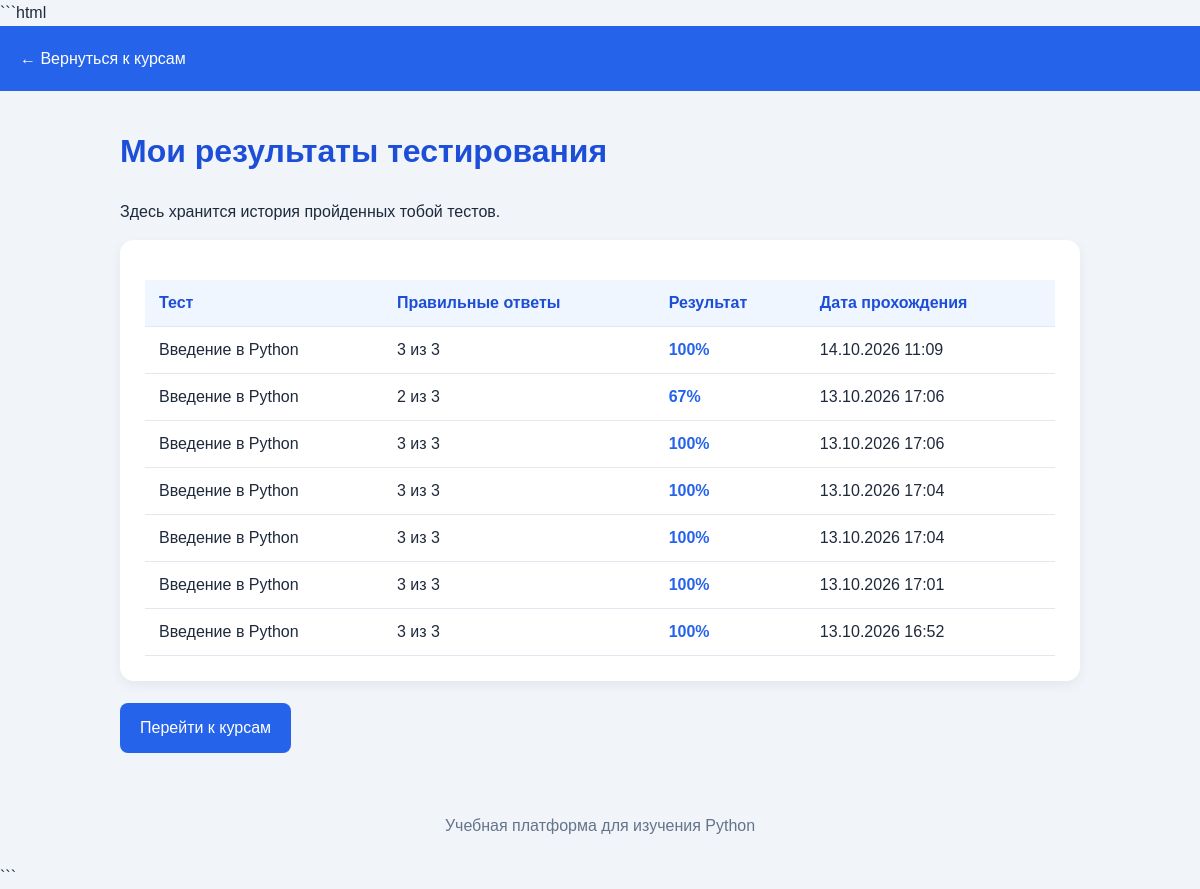
/users/my-results/ (signed in), run on the app's committed database.
### users/models.py (models this page shows, shortened)
class TestResult(models.Model):
    student = models.ForeignKey(
        User,
        on_delete=models.CASCADE,
        related_name="test_results",
        verbose_name="Студент"
    )
    test = models.ForeignKey(
        Test,
        on_delete=models.CASCADE,
        related_name="results",
        verbose_name="Тест"
    )
    score = models.PositiveIntegerField(
        default=0,
        verbose_name="Количество правильных ответов"
    )
    total_questions = models.PositiveIntegerField(
        default=0,
        verbose_name="Всего вопросов"
    )
    completed_at = models.DateTimeField(
        auto_now_add=True,
        verbose_name="Дата прохождения"
    )

class Test(models.Model):
    lesson = models.OneToOneField(
        Lesson,
        on_delete=models.CASCADE,
        related_name="test",
        verbose_name="Урок"
    )
    title = models.CharField(
        max_length=200,
        verbose_name="Название теста"
    )

### users/views.py (the view)
# urls.py: path("my-results/", my_results, name="my_results"),
def my_results(request):
    if not request.user.is_authenticated:
        return redirect("student_login")
    results = TestResult.objects.filter(
        student=request.user
    ).select_related("test").order_by("-completed_at")
    return render(
        request,
        "users/my_results.html",
        {
            "results": results,
        }
    )

### users/templates/users/my_results.html (shortened to what this page needs)
<!DOCTYPE html>
<html lang="ru">
<head>
</head>
<body>
    <header>
        <a href="{% url 'course_list' %}">
            ← Вернуться к курсам
        </a>
    </header>
    <main>
        <h1>Мои результаты тестирования</h1>
        <p>Здесь хранится история пройденных тобой тестов.</p>
        <section class="results-card">
            {% if results %}
                <table>
                    <thead>
                        <tr>
                            <th>Тест</th>
                            <th>Правильные ответы</th>
                            <th>Результат</th>
                            <th>Дата прохождения</th>
                        </tr>
                    </thead>
                    <tbody>
                        {% for result in results %}
                            <tr>
                                <td>{{ result.test.title }}</td>
                                <td>
                                    {{ result.score }} из {{ result.total_questions }}
                                </td>
                                <td class="percentage">
                                    {% if result.total_questions > 0 %}
                                        {% widthratio result.score result.total_questions 100 %}%
                                    {% else %}
                                        —
                                    {% endif %}
                                </td>
                                <td>
                                    {{ result.completed_at|date:"d.m.Y H:i" }}
                                </td>
                            </tr>
                        {% endfor %}
                    </tbody>
                </table>
            {% else %}
                <div class="empty-message">
                    Ты пока не проходил тесты. Пройди первый тест, и здесь появится твой результат!
                </div>
            {% endif %}
        </section>
        <a class="button" href="{% url 'course_list' %}">
            Перейти к курсам
        </a>
    </main>
    <footer>
        Учебная платформа для изучения Python
    </footer>
</body>
</html>

### users/templates/users/my_results.html (style rules this page uses)
* { box-sizing: border-box; }
body { margin: 0; font-family: Arial, sans-serif; background: #f1f5f9; color: #1e293b; line-height: 1.6; }
header { background: #2563eb; padding: 20px; }
header a { color: white; text-decoration: none; }
main { max-width: 1000px; margin: 35px auto; padding: 0 20px; }
h1 { color: #1d4ed8; }
.results-card { background: white; padding: 25px; border-radius: 14px; box-shadow: 0 4px 12px rgba(0, 0, 0, 0.06); overflow-x: auto; }
table { width: 100%; border-collapse: collapse; margin-top: 15px; }
th, td { padding: 14px; text-align: left; border-bottom: 1px solid #e2e8f0; }
th { background: #eff6ff; color: #1d4ed8; }
.percentage { font-weight: bold; color: #2563eb; }
.button { display: inline-block; background: #2563eb; color: white; padding: 12px 20px; border-radius: 8px; text-decoration: none; margin-top: 22px; }
footer { text-align: center; padding: 25px; color: #64748b; }

### data on the page
TestResult: test "Введение в Python", score "3", total_questions "3", score+total_questions "100", completed_at "14.10.2026 11:09"
TestResult: test "Введение в Python", score "2", total_questions "3", score+total_questions "67", completed_at "13.10.2026 17:06"
TestResult: test "Введение в Python", score "3", total_questions "3", score+total_questions "100", completed_at "13.10.2026 17:06"
TestResult: test "Введение в Python", score "3", total_questions "3", score+total_questions "100", completed_at "13.10.2026 17:04"
TestResult: test "Введение в Python", score "3", total_questions "3", score+total_questions "100", completed_at "13.10.2026 17:04"
TestResult: test "Введение в Python", score "3", total_questions "3", score+total_questions "100", completed_at "13.10.2026 17:01"
TestResult: test "Введение в Python", score "3", total_questions "3", score+total_questions "100", completed_at "13.10.2026 16:52"
